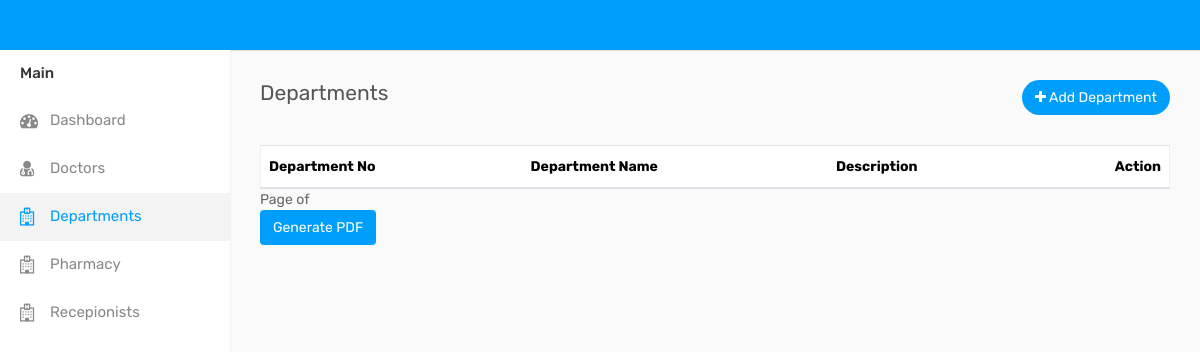
Page /departments (signed in) on the earlier database version.
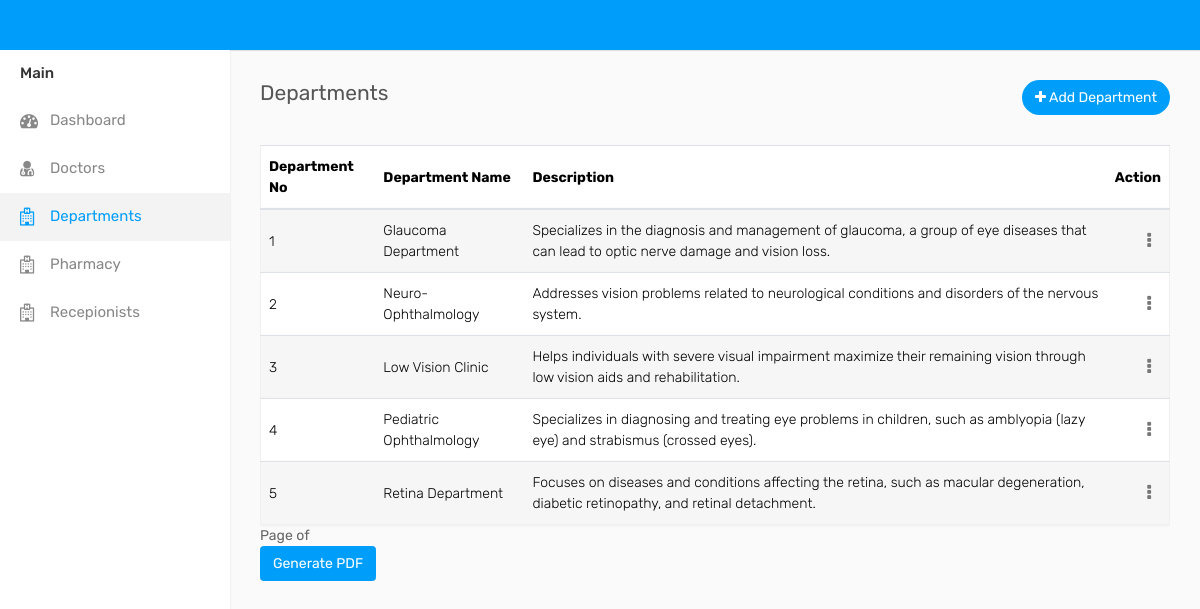
Same page on the later database version.
### eyeapp/models.py (models this page shows, shortened)
class Deps(models.Model):
    Dep_id = models.AutoField(primary_key=True)
    Dep_name = models.CharField(max_length=100)
    Dep_desc = models.CharField(max_length=100)

### eyeapp/views.py (the view)
# urls.py: path('departments',views.departments,name="departments"),
@login_required(login_url='loginadmin')
def departments(request):
    deptss=Deps.objects.all()
    return render(request,'departments.html',{'deptss': deptss})

### templates/departments.html (shortened to what the changed rows need)
<!DOCTYPE html>
{% load static %}
<html lang="en">
<head>
    <link rel="stylesheet" type="text/css" href="{% static 'assets/css/bootstrap.min.css'%}">
    <link rel="stylesheet" type="text/css" href="{% static 'assets/css/dataTables.bootstrap4.min.css'%}">
    <link rel="stylesheet" type="text/css" href="{% static 'assets/css/font-awesome.min.css'%}">
    <link rel="stylesheet" type="text/css" href="{% static 'assets/css/style.css'%}">
                            </head>
<body>
    <div class="main-wrapper">
        <div class="header">
        <div class="page-wrapper">
            <div class="content">
                <div class="row">
                    <div class="col-md-12">
                        <div class="table-responsive">
                            <table class="table table-striped custom-table mb-0 datatable">
                                <thead>
                                    <tr>
                                        <th>Department No</th>
                                        <th>Department Name</th>
                                        <th>Description</th>
                                        <th class="text-right">Action</th>
                                    </tr>
                                </thead>
                                <tbody>
                                    {% for dep in deptss %}
                                    <tr>
                                        <td>{{ forloop.counter }}</td>
                                        <td>{{ dep.Dep_name }}</td>
                                        <td>{{ dep.Dep_desc }}</td>
                                        <td class="text-right">
                                            <div class="dropdown dropdown-action">
                                                <a href="#" class="action-icon dropdown-toggle" data-toggle="dropdown" aria-expanded="false"><i class="fa fa-ellipsis-v"></i></a>
                                            </div>
                                        </td>
                                    </tr>
                                    {% endfor %}
                                </tbody>
                            </table>
                        </div>
                    </div>
                </div>
            </div>
        </div>
    </div>
</body>
</html>

Differences in the rows shown:
added Deps: Dep_name "Glaucoma Department", Dep_desc "Specializes in the diagnosis and management of glaucoma, a group of eye diseases that can lead to optic nerve damage and vision loss."
added Deps: Dep_name "Neuro-Ophthalmology", Dep_desc "Addresses vision problems related to neurological conditions and disorders of the nervous system."
added Deps: Dep_name "Low Vision Clinic", Dep_desc "Helps individuals with severe visual impairment maximize their remaining vision through low vision aids and rehabilitation."
added Deps: Dep_name "Pediatric Ophthalmology", Dep_desc "Specializes in diagnosing and treating eye problems in children, such as amblyopia (lazy eye) and strabismus (crossed eyes)."
added Deps: Dep_name "Retina Department", Dep_desc "Focuses on diseases and conditions affecting the retina, such as macular degeneration, diabetic retinopathy, and retinal detachment."
